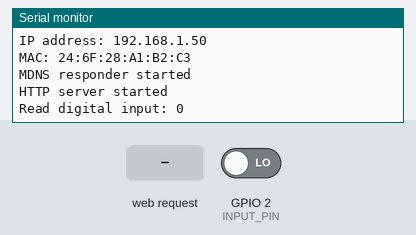
The sketch below on a simulated ESP8266 (NodeMCU). Parts: the last lines printed to the serial monitor. The inputs (shaded band) are chosen by the test bench; at power-on: GPIO 2 (INPUT_PIN) LOW. WiFi joins after 1.5 s; servers stay silent unless stated.

Above: at 2.7 s.
2.8 s: HTTP request GET / received
At 3.4 s:
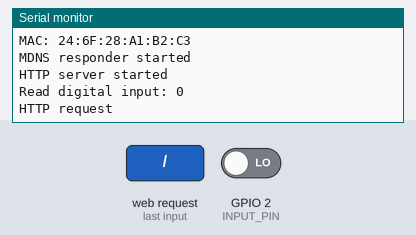
4.3 s: GPIO 2 (INPUT_PIN) driven HIGH
At 5.0 s:
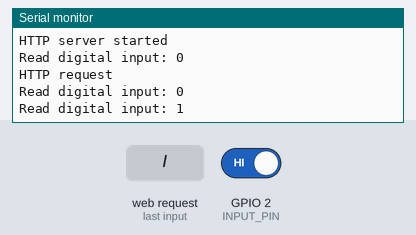

Measured:
- after the input at 2.8 s, the serial monitor: prints a new line at once (image 1)
- after the input at 4.3 s, the serial monitor: prints a new line after 0.27 s (image 2)

The sketch:

esp8266_io_http.ino
```cpp
/*
 ESP8266 IO HTTP

 This program reads on digital input of the ESP8266 and displays
 the result on a webpage. The ESP8266 connects directly to a
 defined wifi on bootup.

*/

#include <ESP8266WiFi.h>
#include <ESP8266WebServer.h>
#include <ESP8266mDNS.h>
#include "user_interface.h" // Needed for timer

// Define Pin GPIO2 as input pin
#define INPUT_PIN 2

// Define time function for periodic read in of digital input
os_timer_t myTimer;
#define TIMER_UPDATE 1000

// Bolean variable for digital input reads
bool inp = 0;

// WiFi parameter
const char* ssid     = "Freifunk";
const char* password = "";

// Webserver parameter
ESP8266WebServer server(80);
String webpage_head, webpage_trail;

// Start MDNS
// If MDNS is supported by client, the ESP8266 can be accessed via
// address "http://[mdns_name].local"
MDNSResponder mdns;
const char* mdns_name = "esp8266";

// Setup routine
void setup() {

  // Configure pin INPUT_PIN as input
  pinMode(INPUT_PIN, INPUT);

  // Configure serial port
  Serial.begin(9600);
  delay(10);

  // Connect to WiFi
  connect_wifi();

  // Activate MDNS responder
  if (mdns.begin(mdns_name, WiFi.localIP())) {
    MDNS.addService("http", "tcp", 80);
    Serial.println("MDNS responder started");
  }

  // Start webserver
  start_httpd();

  // Configure timer
  os_timer_setfn(&myTimer, timerCallback, NULL);
  os_timer_arm(&myTimer, TIMER_UPDATE, true);
}

// the loop function runs over and over again forever
void loop() {
  server.handleClient();
}

// Timer-controlled read in of digital input
void timerCallback(void *pArg) {
  inp=digitalRead(INPUT_PIN);
  Serial.print("Read digital input: ");
  Serial.println(inp);
}

// Conecting to WiFi network
void connect_wifi() {
  Serial.println();
  Serial.println();
  Serial.println();
  Serial.print("Connecting to ");
  Serial.print(ssid);
  Serial.print(" ");

  // Explicitly set the ESP8266 to be a WiFi-client
  WiFi.mode(WIFI_STA);
  WiFi.begin(ssid, password);

  while (WiFi.status() != WL_CONNECTED) {
    delay(500);
    Serial.print(".");
  }

  Serial.println();
  Serial.println("WiFi connected");
  Serial.print("IP address: ");
  Serial.println(WiFi.localIP());
  Serial.print("MAC: ");
  Serial.println(WiFi.macAddress());
  Serial.println();
}

// Setup the webserver
void start_httpd() {
  webpage_head+="<html><head>";
  webpage_head+="<title>ESP8266 Webserver</title>";
  webpage_head+="<meta http-equiv=\"refresh\" content=\"5\" >";
  webpage_head+="</head><body>";
  webpage_head+="<h1>ESP8266 Webserver</h1>";
  webpage_head+="<p>Welcome to the website of ESP8266!</p>";
  webpage_head+="<p>Digital Input: ";

  webpage_trail+="</p>";
  webpage_trail+="</body></html>";

  server.on("/", [](){
    Serial.println("HTTP request");
    server.send(200, "text/html", webpage_head+inp+webpage_trail);
  });
  server.begin();
  Serial.println("HTTP server started");
}
```
